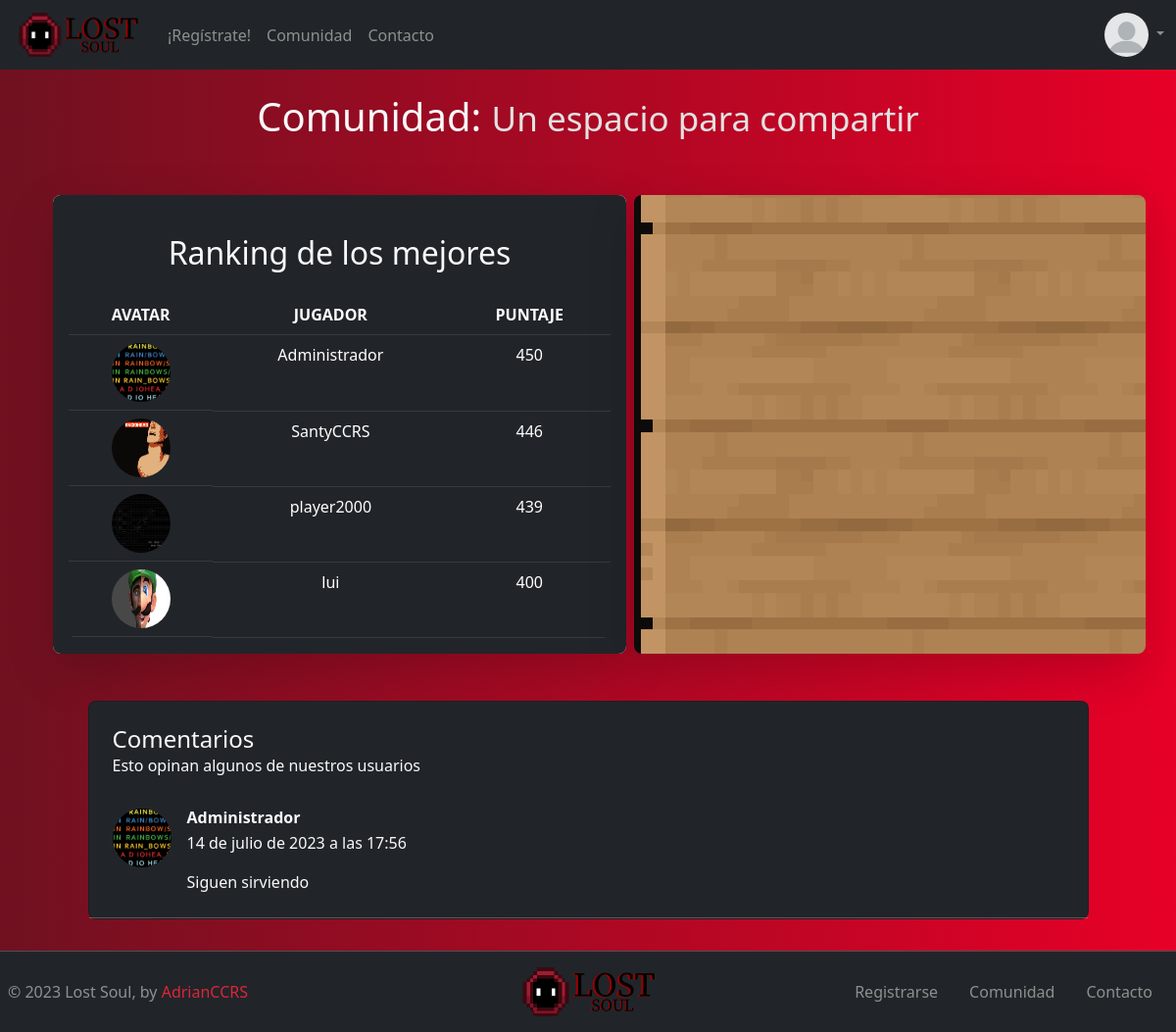
/community/, run on the app's committed database.
### profiles/models.py (models this page shows, shortened)
class Profile(models.Model):
    user = models.OneToOneField(User, null=True, on_delete=models.CASCADE)
    public_username = models.CharField(max_length=15, null=True, blank=True)
    avatar = models.ImageField(upload_to='profiles/', null=True, blank=True)
    bio = models.TextField(max_length=150)
    max_score = models.IntegerField(default=0)

### lost_soul_game/models.py (models this page shows)
class Comments(models.Model):
    comment_author = models.ForeignKey(Profile, on_delete=models.CASCADE)
    body = models.TextField()
    date_added = models.DateTimeField(auto_now_add=True)

### commons/views.py (the view)
# urls.py: path("community/", views.community, name="community"), #Pestaña de comunidad
def community(request):
    if request.method == "POST":
        comment_form = NewCommentForm(request.POST)
        if comment_form.is_valid():
            comment = comment_form.save(commit=False)
            comment.comment_author = request.user.profile #Asignar el autor del comentario
            comment.save()
            return redirect('community')
        else:
            context = {'comment_form': comment_form}
            return render(request, 'community.html', context)
    else:
        profiles_list = Profile.objects.order_by('-max_score')
        top_10_profiles = profiles_list[:10]
        comments_list = Comments.objects.all()
        comment_form = NewCommentForm()
        context = {'comments_list':comments_list, 'comment_form':NewCommentForm(), 'top_profiles': top_10_profiles}
        return render(request, "community.html", context)

### commons/templates/community.html (shortened to what this page needs)
{% extends 'base.html' %}
{% load static %}
{% block content %}
<div class="d-flex justify-content-center text-light">
  <h1>Comunidad: <small style="color: rgb(226, 226, 226)">Un espacio para compartir</small> </h1>
</div>
<section class="my-5 ">
  <div class="container h-100">
    <div class="mask d-flex align-items-center h-100 me-5">
      <div class="container d-flex col-12">
        <div class="row justify-content-center col-7">
          <div class="col">
            <div class="card shadow-2-strong border-0 rounded-3 shadow-lg overflow-hidden">
              <div class="card-body bg bg-dark ">
                <div class="table-responsive table-scroll" style="position: relative; height: auto">
                  <table class="table table-dark mb-0">
                    <h2 class="text-light m-4 d-flex justify-content-center">Ranking de los mejores</h2>
                    <thead style="background-color: #393939;">
                      <tr class="text-uppercase text-danger">
                        <th scope="col" class="text-center">Avatar</th>
                        <th scope="col" class="text-center">Jugador</th>
                        <th scope="col" class="text-center">Puntaje</th>
                      </tr>
                    </thead>
                    <tbody>
                      {% for profile_rank in top_profiles %}
                      <tr>
                        <td class="d-flex justify-content-center">
                          <a href="{% url 'show_profile_page' profile_rank.id%}">
                            {% if profile_rank.avatar %}
                            <img src="{{ profile_rank.avatar.url }}" class="rounded-circle" height="45"
                              alt="Perfil defecto" style="width:60px; height:60px;" />
                            {% else %}
                            <img src="{% static 'img/non-profile.png' %}" class="rounded-circle" height="45"
                              alt="Perfil defecto" style="width:60px; height:60px;" />
                            {% endif %}
                          </a>
                        </td>
                        <td>
                          <p class="d-flex justify-content-center">{{profile_rank.public_username}}</p>
                        </td>
                        <td>
                          <p class="d-flex justify-content-center">{{profile_rank.max_score}}</p>
                        </td>
                      </tr>
                      {% endfor %}
                    </tbody>
                  </table>
                </div>
              </div>
            </div>
          </div>
        </div>
        <div class="row justify-content-center col-6 ms-2">
          <div class="card shadow-2-strong border-0 rounded-3 shadow-lg overflow-hidden"
            style="  background-image: url('/static/img/main-menu-bg.png'); background-position-y:  center;">
            <div class="card-body p-0">
            </div>
          </div>
        </div>
      </div>
    </div>
  </div>
</section>
<section>
  <div class="container">
    <div class="row d-flex justify-content-center">
      <div class="col-xl-11">
        {% for comment in comments_list %}
        <div class="card text-light bg-dark mb-2">
          <div class="card-body p-4">
            {% if forloop.first %}
            <h4 class="mb-0">Comentarios</h4>
            <p class="fw-light mb-4 pb-2">Esto opinan algunos de nuestros usuarios</p>
            {% endif %}
            <div class="d-flex flex-start">
              <a href="{% url 'show_profile_page' comment.comment_author.id%}">
                {% if comment.comment_author.avatar %}
                <img class="rounded-circle shadow-1-strong me-3" src="{{comment.comment_author.avatar.url}}"
                  alt="avatar" width="60" height="60" />
                {% else %}
                <img class="rounded-circle shadow-1-strong me-3" src="{% static '/img/non-profile.png'%}" alt="avatar"
                  width="60" height="60" />
                {% endif %}
              </a>
              <div>
                <h6 class="fw-bold mb-1">{{comment.comment_author.public_username}}</h6>
                <div class="d-flex align-items-center mb-3 comment_break">
                  <p class="mb-0">
                    {{comment.date_added}}
                  </p>
                </div>
                <p class="mb-0">
                  {{comment.body}}
                </p>
              </div>
            </div>
          </div>
          <hr class="my-0" />
        </div>
        {% endfor %}
      </div>
    </div>
  </div>
</section>
{% endblock content %}

### static/css/bs-style.css (style rules this page uses)
a { color: #db2638; text-decoration: none; }

### commons/templates/community.html (style rules this page uses)
table td, table th { text-overflow: ellipsis; white-space: nowrap; overflow: hidden; }
.card { border-radius: .5rem; }
.table-scroll { border-radius: .5rem; }
thead { top: 0; position: sticky; }
body { background: #6f1120; background: linear-gradient(to right, #6f1120, #e70027); }
.comment_break p { word-wrap: break-word; }

### data on the page
Profile: avatar (picture), public_username "Administrador", max_score "450"
Profile: avatar (picture), public_username "SantyCCRS", max_score "446"
Profile: avatar (picture), public_username "player2000", max_score "439"
Profile: avatar (picture), public_username "lui", max_score "400"
Comments: comment_author.avatar (picture), comment_author.public_username "Administrador", date_added "14 de julio de 2023 a las 17:56", body "Siguen sirviendo"
